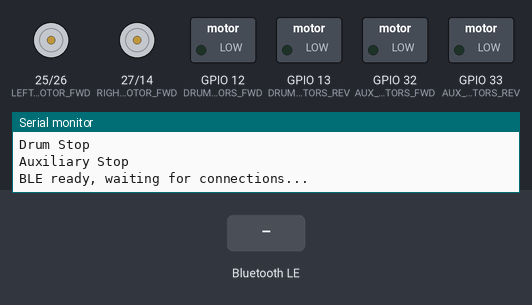
Simulated run of this sketch. Board: ESP32. Shown: motor-driver pin pairs drawn as motors (green arrow = first pin HIGH = forward, orange = second pin HIGH = backward, longer = more drive), switched loads named in the sketch (green lamp = pin HIGH), the last lines printed to the serial monitor. Inputs (shaded band) come from the test bench. Nothing arrives over Bluetooth unless stated; a phone connects over Bluetooth LE 3 s after start.

Above: at 1.3 s.
1.4 s: Bluetooth LE write "F" received
At 2.3 s:
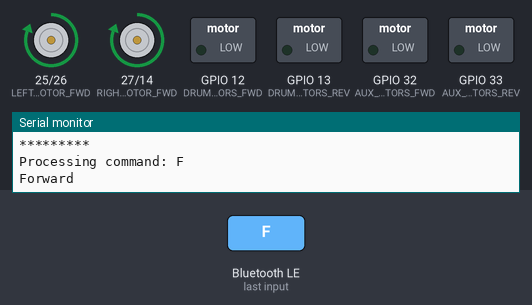
2.9 s: Bluetooth LE write "B" received
At 3.4 s:
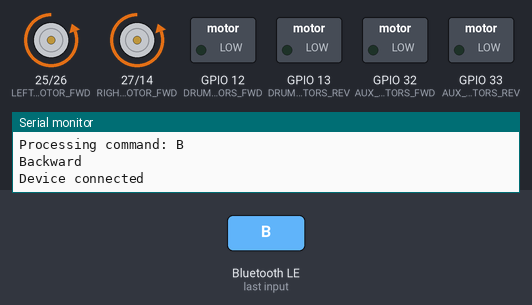
4.4 s: Bluetooth LE write "L" received
At 5.6 s:
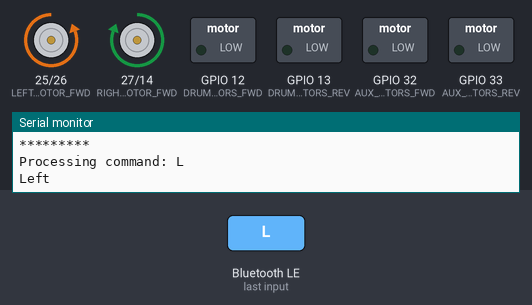
5.9 s: Bluetooth LE write "R" received
At 6.9 s:
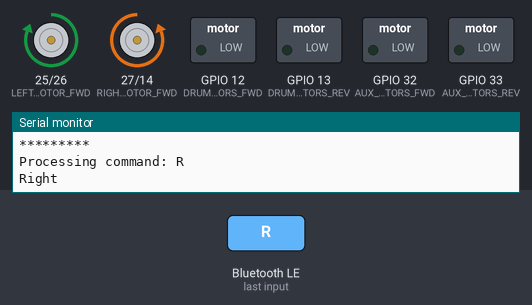
7.4 s: Bluetooth LE write "FL" received
At 8.0 s:
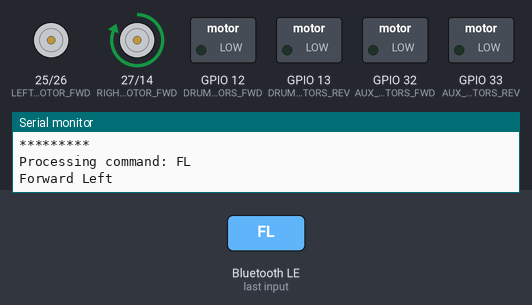
8.9 s: Bluetooth LE write "FR" received
At 9.2 s:
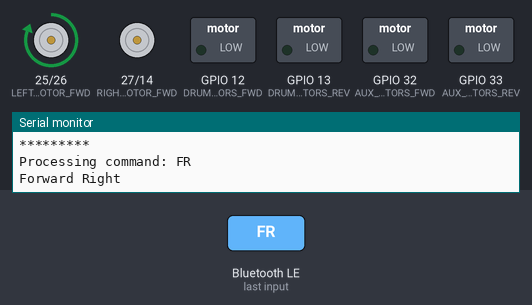
Timing chart, 0 to 11.4 s (numbered marks = the images above; inputs shaded):
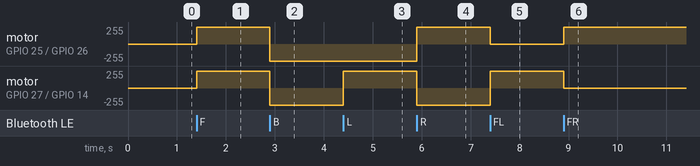

Measured:
- after the input at 1.4 s, motor on GPIO 25 (LEFT_MOTOR_FWD) / GPIO 26 (LEFT_MOTOR_REV), motor on GPIO 27 (RIGHT_MOTOR_FWD) / GPIO 14 (RIGHT_MOTOR_REV): stopped → forward 255/255 at once
- after the input at 2.9 s, motor on GPIO 25 (LEFT_MOTOR_FWD) / GPIO 26 (LEFT_MOTOR_REV), motor on GPIO 27 (RIGHT_MOTOR_FWD) / GPIO 14 (RIGHT_MOTOR_REV): forward 255/255 → backward 255/255 at once
- after the input at 4.4 s, motor on GPIO 27 (RIGHT_MOTOR_FWD) / GPIO 14 (RIGHT_MOTOR_REV): backward 255/255 → forward 255/255 at once
- after the input at 5.9 s, motor on GPIO 25 (LEFT_MOTOR_FWD) / GPIO 26 (LEFT_MOTOR_REV): backward 255/255 → forward 255/255 at once; motor on GPIO 27 (RIGHT_MOTOR_FWD) / GPIO 14 (RIGHT_MOTOR_REV): forward 255/255 → backward 255/255 at once
- after the input at 7.4 s, motor on GPIO 25 (LEFT_MOTOR_FWD) / GPIO 26 (LEFT_MOTOR_REV): forward 255/255 → stopped at once; motor on GPIO 27 (RIGHT_MOTOR_FWD) / GPIO 14 (RIGHT_MOTOR_REV): backward 255/255 → forward 255/255 at once
- after the input at 8.9 s, motor on GPIO 25 (LEFT_MOTOR_FWD) / GPIO 26 (LEFT_MOTOR_REV): stopped → forward 255/255 at once; motor on GPIO 27 (RIGHT_MOTOR_FWD) / GPIO 14 (RIGHT_MOTOR_REV): forward 255/255 → stopped at once

The sketch:

robowar.ino
```cpp
// ESP32 BLE Controller for Robot Car
#include <BLEDevice.h>
#include <BLEServer.h>
#include <BLEUtils.h>
#include <BLE2902.h>

// Motor control pins (as per your wiring diagram)
// Motor Driver #1 (Wheels)
const int LEFT_MOTOR_FWD = 25;   // IN1
const int LEFT_MOTOR_REV = 26;   // IN2
const int RIGHT_MOTOR_FWD = 27;  // IN3
const int RIGHT_MOTOR_REV = 14;  // IN4

// Motor Driver #2 (Drum and Auxiliary)
const int DRUM_MOTORS_FWD = 12;  // IN1
const int DRUM_MOTORS_REV = 13;  // IN2
const int AUX_MOTORS_FWD = 32;   // IN3
const int AUX_MOTORS_REV = 33;   // IN4

// BLE UUIDs - Using Nordic UART Service (NUS) UUIDs
#define SERVICE_UUID        "6E400001-B5A3-F393-E0A9-E50E24DCCA9E"
#define CHARACTERISTIC_UUID_RX "6E400002-B5A3-F393-E0A9-E50E24DCCA9E"
#define CHARACTERISTIC_UUID_TX "6E400003-B5A3-F393-E0A9-E50E24DCCA9E"

BLEServer *pServer = NULL;
BLECharacteristic *pTxCharacteristic;
bool deviceConnected = false;
bool oldDeviceConnected = false;
String receivedCommand = "";


// Forward declarations of functions
void stopAllMotors();
void stopMovement();
void moveForward();
void moveBackward();
void turnLeft();
void turnRight();
void moveForwardLeft();
void moveForwardRight();
void moveBackwardLeft();
void moveBackwardRight();
void drumForward();
void drumBackward();
void stopDrum();
void auxForward();
void auxBackward();
void stopAux();
void processCommand(String command);
void sendMessage(const char* message);


class MyServerCallbacks: public BLEServerCallbacks {
    void onConnect(BLEServer* pServer) {
      deviceConnected = true;
      Serial.println("Device connected");
    };

    void onDisconnect(BLEServer* pServer) {
      deviceConnected = false;
      Serial.println("Device disconnected");
      // Stop all motors when disconnected
      stopAllMotors();
    }
};

class MyCallbacks: public BLECharacteristicCallbacks {
    void onWrite(BLECharacteristic *pCharacteristic) {
      std::string rxValue = pCharacteristic->getValue().c_str();
      if (rxValue.length() > 0) {
        Serial.println("*********");
        Serial.print("Received Value: ");

        String command = "";
        for (int i = 0; i < rxValue.length(); i++) {
          Serial.print(rxValue[i]);
          command += rxValue[i];
        }
        Serial.println();
        Serial.println("*********");

        // Process the command
        processCommand(command);
      }
    }
};


void setup() {
   // Give time for power stabilization
  // delay(3000);

  // IMMEDIATELY control GPIO12
  pinMode(12, OUTPUT);
  digitalWrite(12, LOW);
  delay(100);

  // CRITICAL: Disable GPIO12 pull-up that might be enabled during boot
  // pinMode(12, INPUT);
  // pinMode(12, OUTPUT);
  // digitalWrite(12, LOW);

  // Configure remaining pins
  pinMode(LEFT_MOTOR_FWD, OUTPUT);
  pinMode(LEFT_MOTOR_REV, OUTPUT);
  pinMode(RIGHT_MOTOR_FWD, OUTPUT);
  pinMode(RIGHT_MOTOR_REV, OUTPUT);
  pinMode(DRUM_MOTORS_FWD, OUTPUT);
  pinMode(DRUM_MOTORS_REV, OUTPUT);
  pinMode(AUX_MOTORS_FWD, OUTPUT);
  pinMode(AUX_MOTORS_REV, OUTPUT);

  // EXPLICITLY set all pins LOW immediately
  digitalWrite(LEFT_MOTOR_FWD, LOW);
  digitalWrite(LEFT_MOTOR_REV, LOW);
  digitalWrite(RIGHT_MOTOR_FWD, LOW);
  digitalWrite(RIGHT_MOTOR_REV, LOW);
  digitalWrite(DRUM_MOTORS_FWD, LOW);
  digitalWrite(DRUM_MOTORS_REV, LOW);
  digitalWrite(AUX_MOTORS_FWD, LOW);
  digitalWrite(AUX_MOTORS_REV, LOW);

  // Initialize all motors to stop
  stopAllMotors();

  // Initialize Serial for debugging
  Serial.begin(115200);
  // Create the BLE Device
  BLEDevice::init("ESP32_RobotCar");

  // Create the BLE Server
  pServer = BLEDevice::createServer();
  pServer->setCallbacks(new MyServerCallbacks());

  // Create the BLE Service
  BLEService *pService = pServer->createService(SERVICE_UUID);

  // Create a BLE Characteristic for receiving data (RX)
  BLECharacteristic *pRxCharacteristic = pService->createCharacteristic(
                      CHARACTERISTIC_UUID_RX,
                      BLECharacteristic::PROPERTY_WRITE);
  pRxCharacteristic->setCallbacks(new MyCallbacks());

  // Create a BLE Characteristic for sending data (TX)
  pTxCharacteristic = pService->createCharacteristic(
                        CHARACTERISTIC_UUID_TX,
                        BLECharacteristic::PROPERTY_NOTIFY);
  pTxCharacteristic->addDescriptor(new BLE2902());

  // Start the service
  pService->start();

  // Start advertising
  BLEAdvertising *pAdvertising = BLEDevice::getAdvertising();
  pAdvertising->addServiceUUID(SERVICE_UUID);
  pAdvertising->setScanResponse(true);
  pAdvertising->setMinPreferred(0x06);  // functions that help with iPhone connections issue
  pAdvertising->setMinPreferred(0x12);
  BLEDevice::startAdvertising();

  Serial.println("BLE ready, waiting for connections...");
}

void loop() {
  // Disconnect / reconnect management
  if (!deviceConnected && oldDeviceConnected) {
    delay(500); // Give the Bluetooth stack a chance to get things ready
    pServer->startAdvertising(); // Restart advertising
    Serial.println("Started advertising");
    oldDeviceConnected = deviceConnected;
  }

  // Connecting
  if (deviceConnected && !oldDeviceConnected) {
    // Do stuff when connecting
    oldDeviceConnected = deviceConnected;
  }
}

void sendMessage(const char * message) {
  if (deviceConnected) {
    pTxCharacteristic->setValue(message);
    pTxCharacteristic->notify();
  }
}

void processCommand(String command) {
  // Remove any newline characters
  command.replace("\n", "");
  command.replace("\r", "");

  Serial.print("Processing command: ");
  Serial.println(command);

  // Movement commands
  if (command == "F") {
    moveForward();
  } else if (command == "B") {
    moveBackward();
  } else if (command == "L") {
    turnLeft();
  } else if (command == "R") {
    turnRight();
  } else if (command == "FL") {
    moveForwardLeft();
  } else if (command == "FR") {
    moveForwardRight();
  } else if (command == "BL") {
    moveBackwardLeft();
  } else if (command == "BR") {
    moveBackwardRight();
  } else if (command == "S") {
    stopMovement();
  }

  // Drum commands
  else if (command == "DF") {
    drumForward();
  } else if (command == "DB") {
    drumBackward();
  } else if (command == "DS") {
    stopDrum();
  }

  // Auxiliary motor commands
  else if (command == "AF") {
    auxForward();
  } else if (command == "AB") {
    auxBackward();
  } else if (command == "AS") {
    stopAux();
  }
}

// Stop all motors
void stopAllMotors() {
  stopMovement();
  stopDrum();
  stopAux();
}

// Movement control functions
void stopMovement() {
  digitalWrite(LEFT_MOTOR_FWD, LOW);
  digitalWrite(LEFT_MOTOR_REV, LOW);
  digitalWrite(RIGHT_MOTOR_FWD, LOW);
  digitalWrite(RIGHT_MOTOR_REV, LOW);
  Serial.println("Stop Movement");
  sendMessage("Stop Movement");
}

void moveForward() {
  digitalWrite(LEFT_MOTOR_FWD, HIGH);
  digitalWrite(LEFT_MOTOR_REV, LOW);
  digitalWrite(RIGHT_MOTOR_FWD, HIGH);
  digitalWrite(RIGHT_MOTOR_REV, LOW);
  Serial.println("Forward");
  sendMessage("Forward");
}

void moveBackward() {
  digitalWrite(LEFT_MOTOR_FWD, LOW);
  digitalWrite(LEFT_MOTOR_REV, HIGH);
  digitalWrite(RIGHT_MOTOR_FWD, LOW);
  digitalWrite(RIGHT_MOTOR_REV, HIGH);
  Serial.println("Backward");
  sendMessage("Backward");
}

void turnLeft() {
  digitalWrite(LEFT_MOTOR_FWD, LOW);
  digitalWrite(LEFT_MOTOR_REV, HIGH);
  digitalWrite(RIGHT_MOTOR_FWD, HIGH);
  digitalWrite(RIGHT_MOTOR_REV, LOW);
  Serial.println("Left");
  sendMessage("Left");
}

void turnRight() {
  digitalWrite(LEFT_MOTOR_FWD, HIGH);
  digitalWrite(LEFT_MOTOR_REV, LOW);
  digitalWrite(RIGHT_MOTOR_FWD, LOW);
  digitalWrite(RIGHT_MOTOR_REV, HIGH);
  Serial.println("Right");
  sendMessage("Right");
}

void moveForwardLeft() {
  digitalWrite(LEFT_MOTOR_FWD, LOW);
  digitalWrite(LEFT_MOTOR_REV, LOW);
  digitalWrite(RIGHT_MOTOR_FWD, HIGH);
  digitalWrite(RIGHT_MOTOR_REV, LOW);
  Serial.println("Forward Left");
  sendMessage("Forward Left");
}

void moveForwardRight() {
  digitalWrite(LEFT_MOTOR_FWD, HIGH);
  digitalWrite(LEFT_MOTOR_REV, LOW);
  digitalWrite(RIGHT_MOTOR_FWD, LOW);
  digitalWrite(RIGHT_MOTOR_REV, LOW);
  Serial.println("Forward Right");
  sendMessage("Forward Right");
}

void moveBackwardLeft() {
  digitalWrite(LEFT_MOTOR_FWD, LOW);
  digitalWrite(LEFT_MOTOR_REV, LOW);
  digitalWrite(RIGHT_MOTOR_FWD, LOW);
  digitalWrite(RIGHT_MOTOR_REV, HIGH);
  Serial.println("Backward Left");
  sendMessage("Backward Left");
}

void moveBackwardRight() {
  digitalWrite(LEFT_MOTOR_FWD, LOW);
  digitalWrite(LEFT_MOTOR_REV, HIGH);
  digitalWrite(RIGHT_MOTOR_FWD, LOW);
  digitalWrite(RIGHT_MOTOR_REV, LOW);
  Serial.println("Backward Right");
  sendMessage("Backward Right");
}

// Drum control functions
void drumForward() {
  digitalWrite(DRUM_MOTORS_FWD, HIGH);
  digitalWrite(DRUM_MOTORS_REV, LOW);
  Serial.println("Drum Forward");
  sendMessage("Drum Forward");
}

void drumBackward() {
  digitalWrite(DRUM_MOTORS_FWD, LOW);
  digitalWrite(DRUM_MOTORS_REV, HIGH);
  Serial.println("Drum Backward");
  sendMessage("Drum Backward");
}

void stopDrum() {
  digitalWrite(DRUM_MOTORS_FWD, LOW);
  digitalWrite(DRUM_MOTORS_REV, LOW);
  Serial.println("Drum Stop");
  sendMessage("Drum Stop");
}

// Auxiliary motor control functions
void auxForward() {
  digitalWrite(AUX_MOTORS_FWD, HIGH);
  digitalWrite(AUX_MOTORS_REV, LOW);
  Serial.println("Auxiliary Forward");
  sendMessage("Auxiliary Forward");
}

void auxBackward() {
  digitalWrite(AUX_MOTORS_FWD, LOW);
  digitalWrite(AUX_MOTORS_REV, HIGH);
  Serial.println("Auxiliary Backward");
  sendMessage("Auxiliary Backward");
}

void stopAux() {
  digitalWrite(AUX_MOTORS_FWD, LOW);
  digitalWrite(AUX_MOTORS_REV, LOW);
  Serial.println("Auxiliary Stop");
  sendMessage("Auxiliary Stop");
}
```
